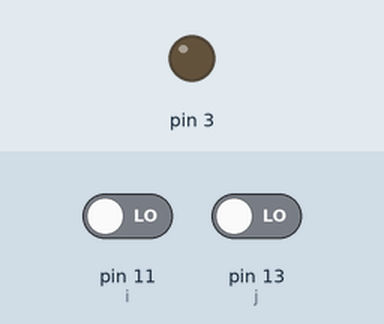
This program was run on a simulated Raspberry Pi (header pin numbers). On the bench: output pins drawn as LEDs (lit = HIGH). The inputs (shaded band) are chosen by the test bench; at power-on: pin 13 (j) LOW, pin 11 (i) LOW. What the program prints to the terminal is not drawn.

Above: at 1.2 s.
1.3 s: pin 13 (j) driven HIGH
At 1.7 s:
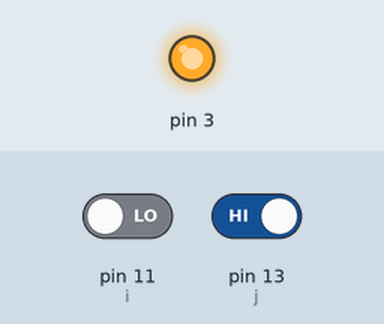
2.8 s: pin 11 (i) driven HIGH and pin 13 (j) driven LOW
At 4.1 s:
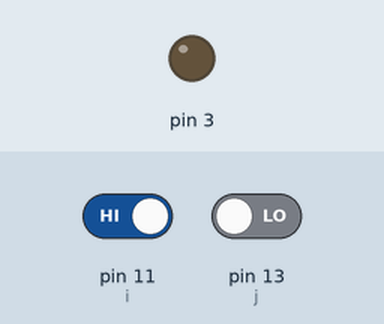
Timing chart, 0 to 5.8 s (numbered marks = the images above; inputs shaded):
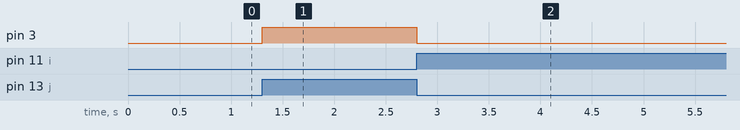

The program:

switch_3.py
```python
import RPi.GPIO as GPIO
import time
GPIO.setwarnings(False)
GPIO.setmode(GPIO.BOARD)
GPIO.setup(11,GPIO.IN)
GPIO.setup(13,GPIO.IN)
GPIO.setup(3,GPIO.OUT)
while True :
    i = GPIO.input(11)
    j = GPIO.input(13)
    if   i == 0 and j == 1:
         GPIO.output(3,1)
         print("no object detect")
    elif     i == 1 and j == 0:
         GPIO.output(3,0)
         print("object detect")

    
```

Measured:
- after the input at 1.3 s, pin 3: LOW → HIGH at once
- after the input at 2.8 s, pin 3: HIGH → LOW at once
